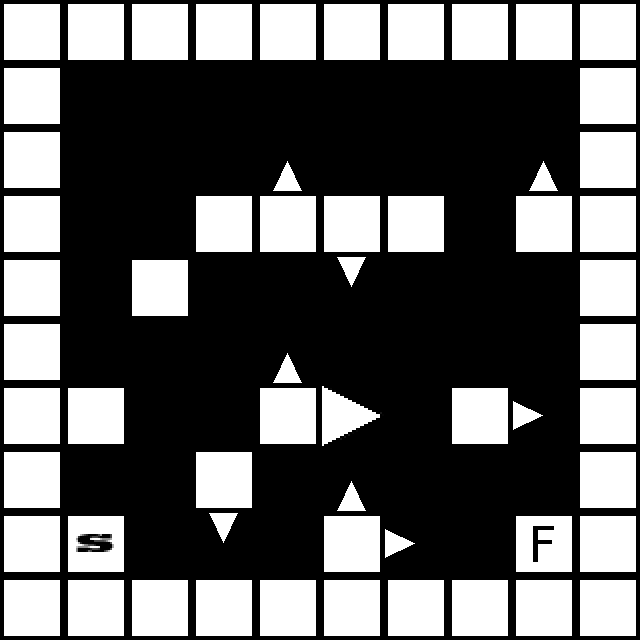

Rendered tile map (Tiled .tmx) drawn with the repository's tilesets; below, a short description and the map source with its tile grids summarised:
An orthogonal 10x10 tile map with 64x64 px tiles, 1 tile layer (Blocks).

<map version="1.0" orientation="orthogonal" width="10" height="10" tilewidth="64" tileheight="64">
 <properties>
  <property name="DoubleJump" value="0" />
  <property name="GameMode" value="Race" />
  <property name="Gravity" value="3000" />
  <property name="JumpMania" value="true" />
 </properties>
 <tileset firstgid="1" name="Sheet" tilewidth="64" tileheight="64">
  <image source="../../../TextureSheets/Sheet.png" width="256" height="256" />
 </tileset>
 <objectgroup name="Objects" width="10" height="10" />
 <layer name="Blocks" width="10" height="10">
  <data>[100 cells, 58 non-empty, 7 distinct tile ids]</data>
 </layer>
</map>
